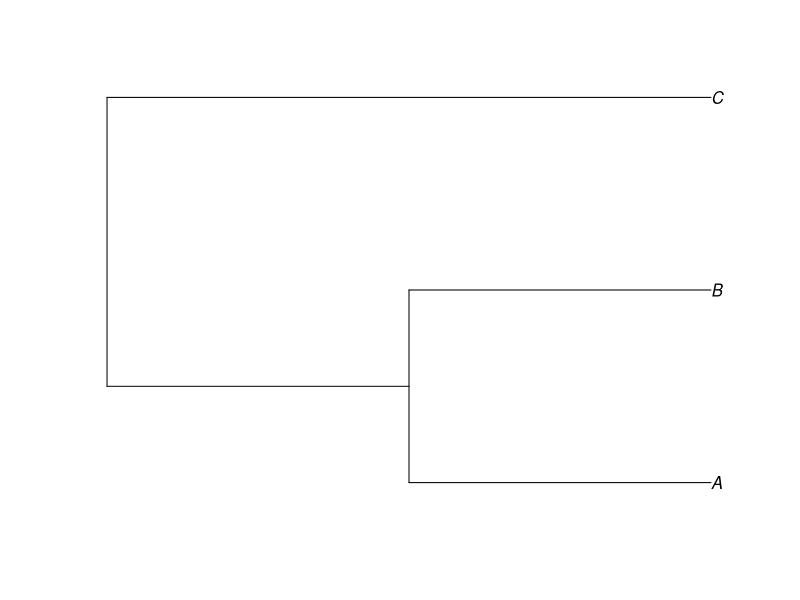
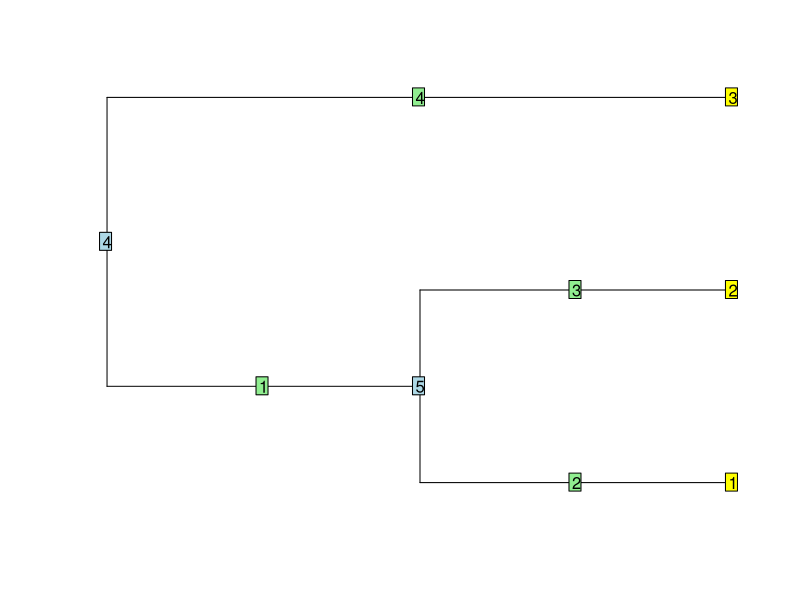
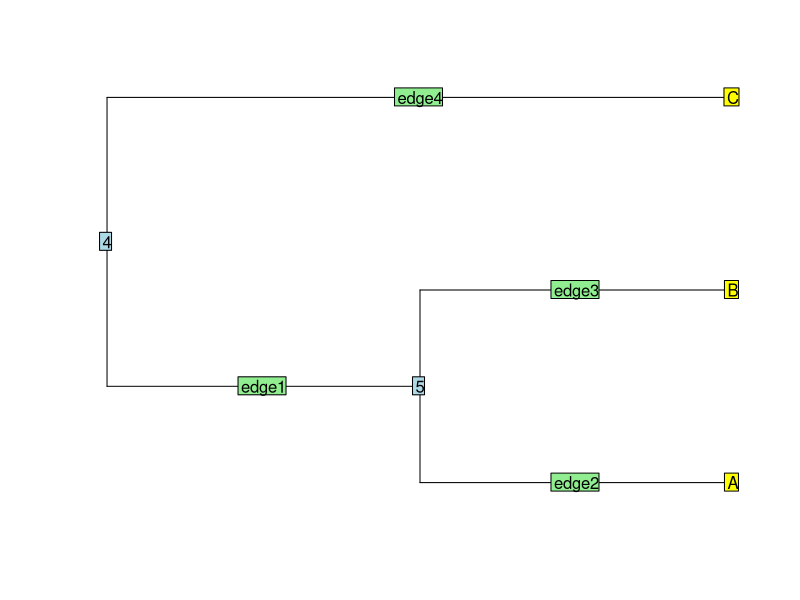
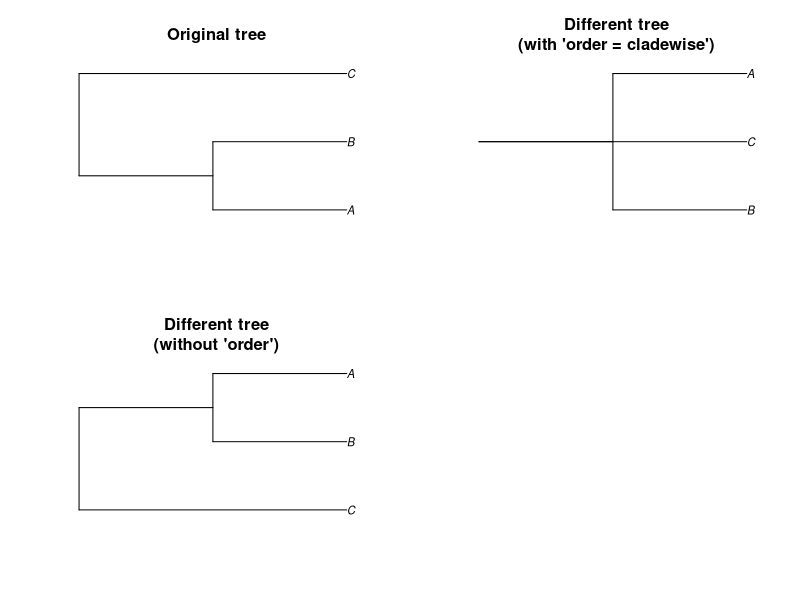
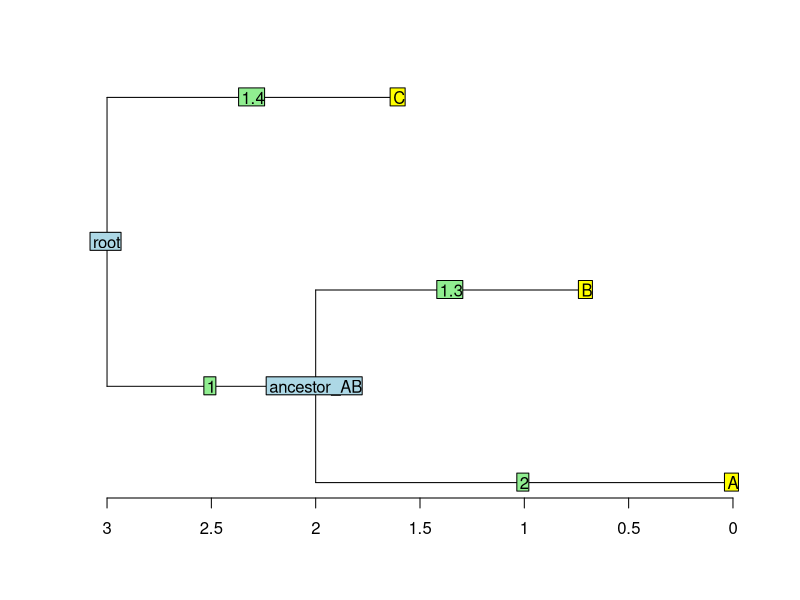
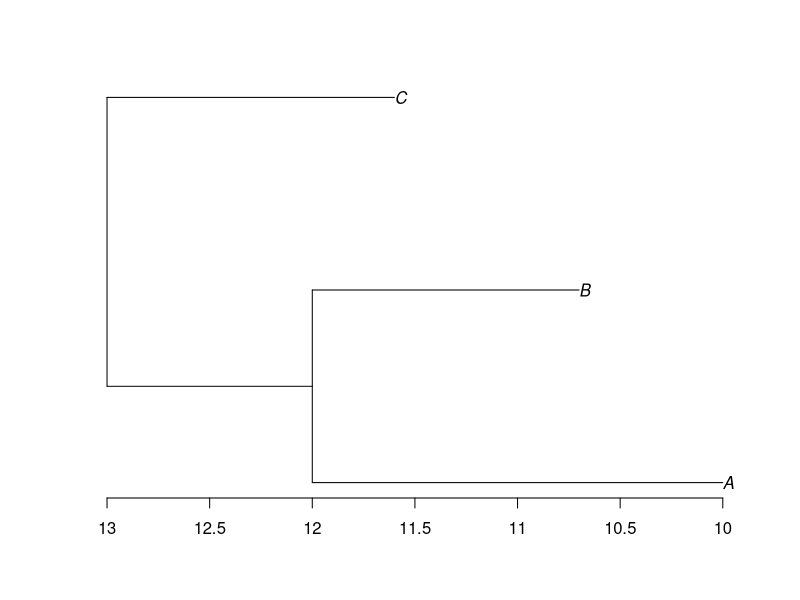

Reproduce these figures in R, in order.
## ---- chunk 1
library(ape)
## ---- chunk 2
## A very basic tree in newick format
## (A is related to B, A and B are related to C)
phy <- read.tree(text = "((A, B), C);")
## ---- chunk 3
## What class is the tree?
class(phy)
## Printing the tree
phy
## Plotting it:
plot(phy)
## ---- chunk 4
## What's in it?
str(phy)
## ---- chunk 5
## The edge table
phy$edge
## ---- chunk 6
plot(phy, show.tip.label = FALSE)
edgelabels()
nodelabels()
tiplabels()
## ---- chunk 7
# @param phy a "phylo" object
# @returns a matrix with human readable information about the "phylo" edge table
edge.to.table <- function(phy) {
    edge_table <- phy$edge
    ## Renaming the columns
    colnames(edge_table) <- c("ancestor (from)", "descendant (to)")
    ## Replacing the elements where possible:
    ## Tips
    edge_table[match(1:Ntip(phy), edge_table[, 2]), 2] <- phy$tip.label
    ## Nodes
    if(!is.null(phy$node.label)) {
        ## Replace all nodes
        nodes <- phy$node.label
        counter <- 0
        while(length(nodes) > 0) {
            counter  <- counter + 1
            edge_table <- gsub(as.character(Ntip(phy)+counter), nodes[1], edge_table)
            nodes <- nodes[-1]
        }
    }
    ## Add the row names
    rownames(edge_table) <- paste0("edge", 1:Nedge(phy))

    ## Edges
    if(!is.null(phy$edge.length)) {
        edge_table <- cbind(edge_table, "edge lengths" = phy$edge.length)
    }

    return(edge_table)
}

## The edge table to be read by a human
edge.to.table(phy)
## ---- chunk 8
plot(phy, show.tip.label = FALSE)
edgelabels(rownames(edge.to.table(phy)))
nodelabels()
tiplabels(phy$tip.label)
## ---- chunk 9
## Reordering the edges results in a different tree!
different_phy <- phy
different_phy$edge <- different_phy$edge[c(3,4,2,1), ]

## Checking the attributes of this tree
attributes(different_phy)

## Removing the ordering
different_phy_no_attr <- different_phy
attr(different_phy_no_attr, "order") <- NULL

op <- par(mfrow =c(2,2))
plot(phy, main = "Original tree")
plot(different_phy, main = "Different tree\n(with 'order = cladewise')")
plot(different_phy_no_attr, main = "Different tree\n(without 'order')")
par(op)

## The trees are identical, only the plotting order is changing
all.equal(phy, different_phy)
all.equal(phy, different_phy_no_attr)
## ---- chunk 10
## Adding node labels
phy$node.label <- c("root", "ancestor_AB")
## ---- chunk 11
phy
## ---- chunk 12
## Same edge table structure
phy$edge

## Here is it more human readable though:
edge.to.table(phy)
## ---- chunk 13
## Adding four edge lengths
phy$edge.length <- c(1.0, 2, 1.3, 1.4)
## ---- chunk 14
## All the information you need
edge.to.table(phy)
## ---- chunk 15
## All the information you need
plot(phy, show.tip.label = FALSE)
edgelabels(phy$edge.length)
nodelabels(phy$node.label)
tiplabels(phy$tip.label)
## And adding a scale bar
## (by default in time units from the present)
axisPhylo()
## ---- chunk 16
## Adding a root age
phy$root.time <- 13
## Plotting the tree (the topology did not change)
plot(phy)
## Adding the scale bar (the age is now much older)
axisPhylo()
## ---- chunk 17
## Creating a list of trees
my_list_of_trees <- list(phy, read.tree(text = "((A, B), C);"))

## This is just a list containing our modified tree and our original one
my_list_of_trees

## Making it a multiPhylo object
class(my_list_of_trees) <- "multiPhylo"

## This is now a multiPhylo object containing 2 trees
my_list_of_trees
